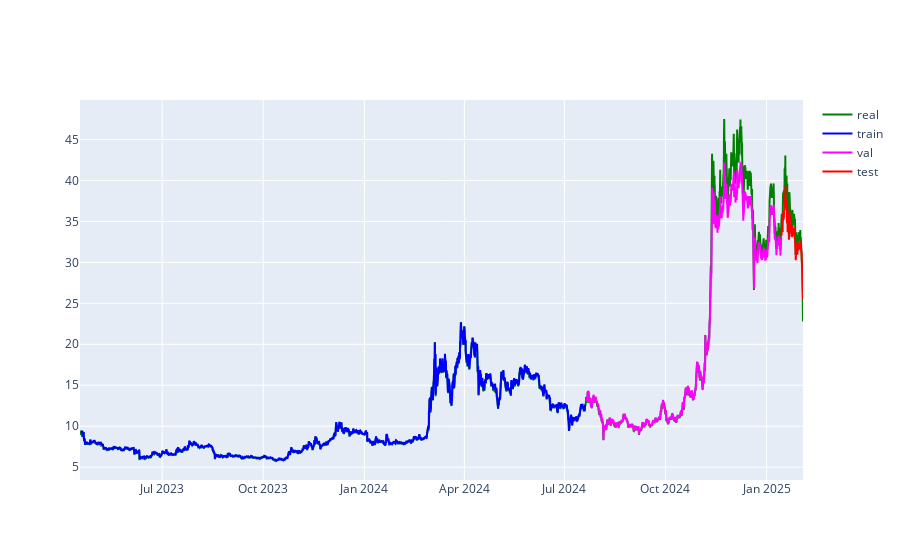

The code cell stored with this chart in its notebook:
### Code cell
train_test = {'train':train_pred,'test':test_pred}

fig = go.Figure()

dates = df_clean['Close time_date']

date_train = dates[25:len(train_pred)]
date_val = dates[len(train_pred)+25:len(train_pred)+len(val_pred)+25]
date_test = dates[len(train_pred)+len(val_pred)+25:]


fig.add_trace(go.Scatter(x=dates
                            ,y=df_clean.closex1M
                            ,mode='lines'
                            ,name='real'
                            ,line = dict(color='green')))

fig.add_trace(go.Scatter(x=date_train
                            ,y=train_pred.reshape(-1)
                            ,mode='lines'
                            ,name='train'   
                            ,line=dict(color='blue')))

fig.add_trace(go.Scatter(x=date_val
                            ,y=val_pred.reshape(-1)
                            ,mode='lines'
                            ,name='val'
                            ,line=dict(color='magenta')))

fig.add_trace(go.Scatter(x=date_test
                            ,y=test_pred.reshape(-1)
                            ,mode='lines'
                            ,name='test'
                            ,line= dict(color='red')))


fig.write_html(model_result_path)
    
fig.show()

### Figure 1 — Plotly figure (JSON) as saved in the notebook; plotly's stock layout.template omitted (floating-point values rounded to 4 significant figures; data arrays with more than 128 entries replaced by an {"elided": "..."} marker saying what was removed)
{"data": [{"line": {"color": "green"}, "mode": "lines", "name": "real", "type": "scatter", "x": {"elided": "15790 str values"}, "y": {"elided": "15790 float values"}}, {"line": {"color": "blue"}, "mode": "lines", "name": "train", "type": "scatter", "x": {"elided": "11011 str values"}, "y": {"elided": "11036 float values"}}, {"line": {"color": "magenta"}, "mode": "lines", "name": "val", "type": "scatter", "x": {"elided": "4257 str values"}, "y": {"elided": "4257 float values"}}, {"line": {"color": "red"}, "mode": "lines", "name": "test", "type": "scatter", "x": {"elided": "472 str values"}, "y": {"elided": "473 float values"}}], "layout": {}}
